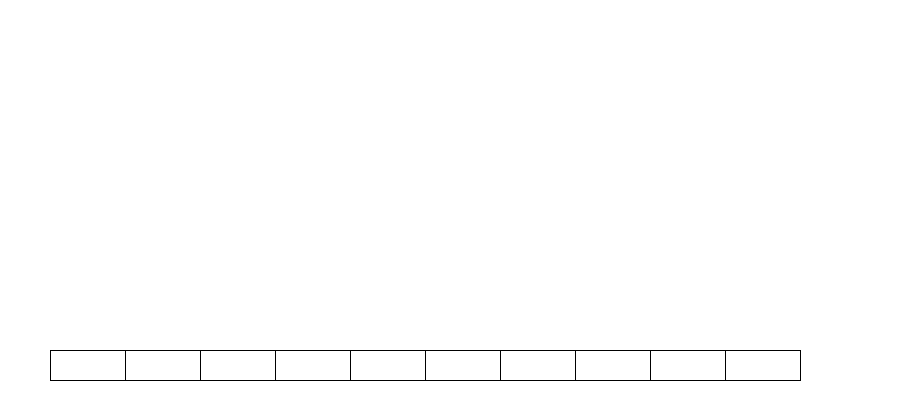
Frame 1 (no input)
Frame 60 (the mouse pressed at the canvas centre just before this capture): identical to frame 1, image omitted
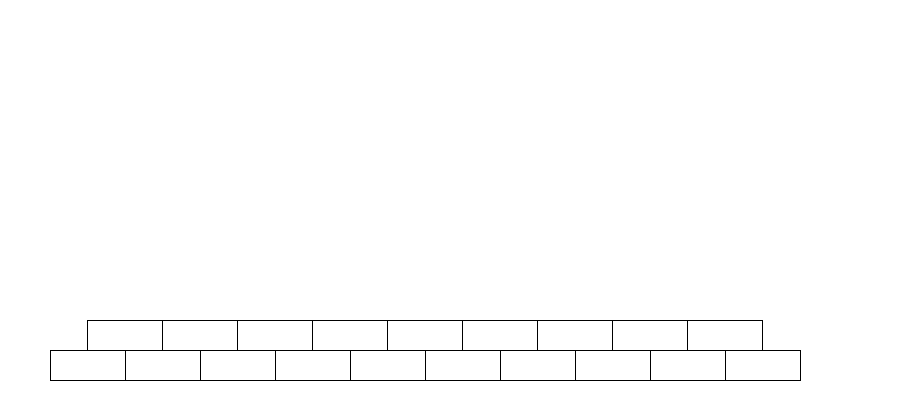
Frame 120 (the mouse held since frame 60 and released just before this capture)

The Processing sketch that drew these frames (run headless with seeded random() and noise(); from frame 60 on, the mouse is pressed at the canvas centre):

// Processing sketch: portfolio3
// ── portfolio3.pde
            // the number of rows to draw
int numRows;
// the number of rectangles in the starting (bottom) row
int rowLength;
// the X coordinate of the first rectangle in the bottom row
int startX;
// the Y coordinate of the first rectangle in the bottom row
int startY;
// the width of each rectangle
int rectWidth;
// the height of each rectangle
int rectHeight;
// when isColour is false , all rectangles are filled in white
// otherwise a random fill colour is chosen
boolean isColour;



void setup() {
size(900, 400);
stroke(0) ; // pen colour black
numRows = 1; // initially one row of rectangles is drawn
rowLength = 10; // 10 rectangles in the first row
startX = 50;
startY = 350;
rectWidth = 75; // each rectangle 75 pixels wide
rectHeight = 30; // each rectangle 30 pixels wide
isColour = false ; // no colour to start with
}

void draw() {
background(255);
  int y = startY;
  for (int i = 0; i < numRows; i++) {
    int x = startX + (rectWidth / 2) * i;
    for (int j = 0; j < rowLength - i; j++) {
      rect(x, y, rectWidth, rectHeight);
      x += rectWidth;
    }
    y -= rectHeight;
}}
void mousePressed() {
  numRows = (numRows + 1) % 11; 
  if (numRows == 0) {
    isColour = !isColour;
    if (isColour) {
      int red = int(random(255));
      int green = int(random(255));
      int blue = int(random(255));
      fill(red, green, blue);
    } else {
      fill(255);  
}
}
}    
